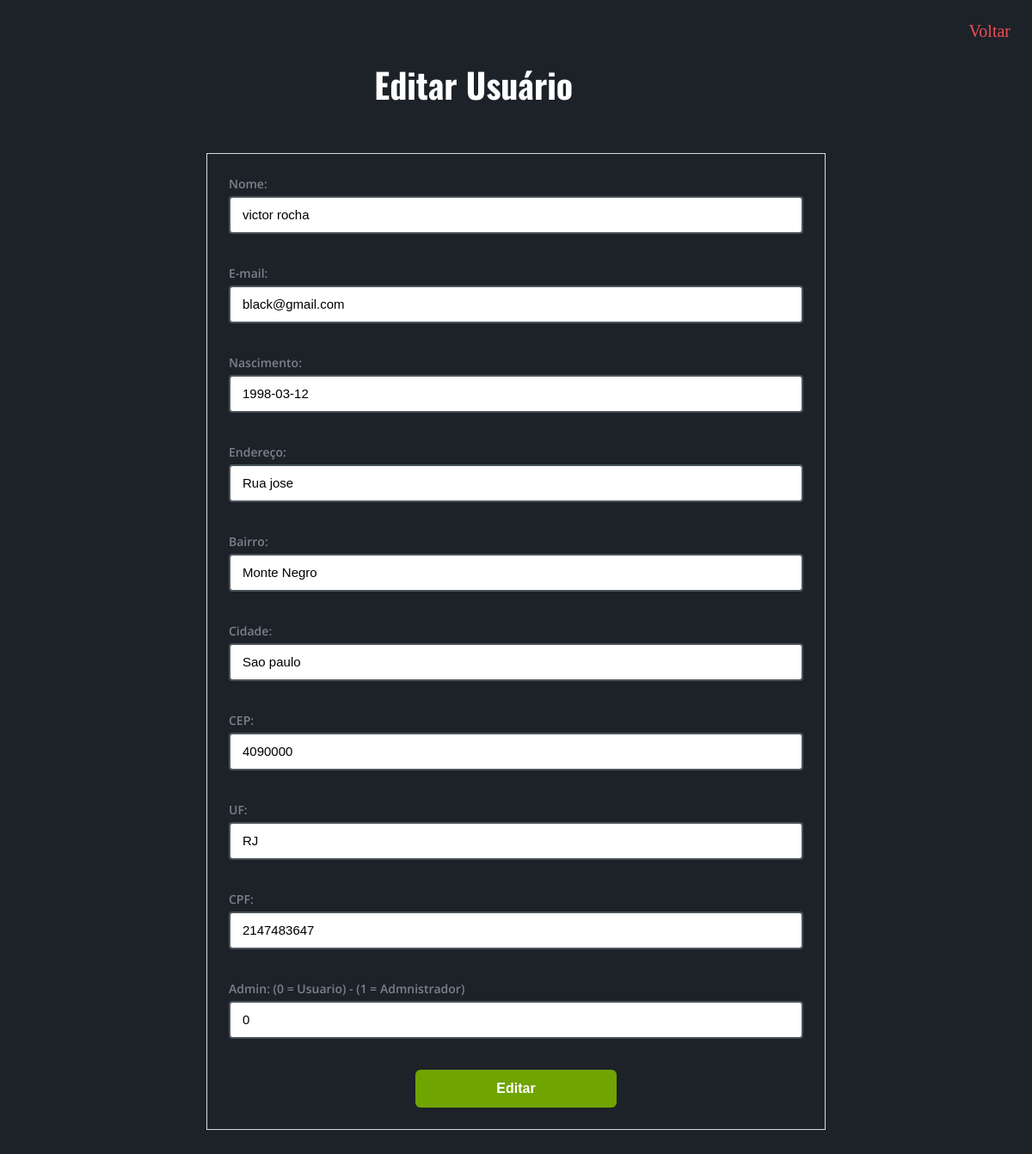
The page /admin/crud/edit_usuario.php?id=5 on the database its author committed.
### tables this page shows
CREATE TABLE `usuarios` (
  `id` int(11) NOT NULL,
  `email` varchar(30) NOT NULL,
  `senha` varchar(10) NOT NULL,
  `nome` varchar(30) DEFAULT NULL,
  `data_nasc` date DEFAULT NULL,
  `endereco` varchar(40) DEFAULT NULL,
  `bairro` varchar(40) DEFAULT NULL,
  `cidade` varchar(40) DEFAULT NULL,
  `cep` int(10) DEFAULT NULL,
  `uf` varchar(3) DEFAULT NULL,
  `cpf` int(13) DEFAULT NULL,
  `admin` tinyint(1) DEFAULT 0
);

### admin/crud/edit_usuario.php (the view, shortened to what this page needs)
<?php
include_once("../../php/conexao.php");
$id = filter_input(INPUT_GET, 'id', FILTER_SANITIZE_NUMBER_INT);
$result_usuario = "SELECT * FROM usuarios WHERE id = '$id'";
$resultado_usuario = mysqli_query($conn, $result_usuario);
$row_usuario = mysqli_fetch_assoc($resultado_usuario);
?>
<!DOCTYPE html>
<html lang="pt-br">
	<head>
		<link rel="stylesheet" href="../../css/editar.css">
	</head>
	<body>
		<a href="index.php" id="voltar">Voltar</a><br>
		<h1>Editar Usuário</h1>
		<div class="edit">
		<form method="POST" action="proc_edit_usuario.php">
			<label>Nome: </label>
			<input type="text" name="nome" placeholder="Digite o nome completo" value="<?php echo $row_usuario['nome']; ?>"><br><br>
			<label>E-mail: </label>
			<input type="email" name="email" placeholder="Digite o seu melhor e-mail" value="<?php echo $row_usuario['email']; ?>"><br><br>
			<label>Nascimento: </label>
			<input type="text" name="nascimento" placeholder="Digite data de nascimento" value="<?php echo $row_usuario['data_nasc']; ?>"><br><br>
			<label>Endereço: </label>
			<input type="text" name="endereco" placeholder="Digite o endereço" value="<?php echo $row_usuario['endereco']; ?>"><br><br>
			<label>Bairro: </label>
			<input type="text" name="bairro" placeholder="Digite o bairro" value="<?php echo $row_usuario['bairro']; ?>"><br><br>
			<label>Cidade: </label>
			<input type="text" name="cidade" placeholder="Digite a cidade" value="<?php echo $row_usuario['cidade']; ?>"><br><br>
			<label>CEP: </label>
			<input type="text" name="cep" placeholder="Digite o cep" value="<?php echo $row_usuario['cep']; ?>"><br><br>
			<label>UF: </label>
			<input type="text" name="uf" placeholder="Digite o UF" value="<?php echo $row_usuario['uf']; ?>"><br><br>
			<label>CPF: </label>
			<input type="text" name="cpf" placeholder="Digite o CPF" value="<?php echo $row_usuario['cpf']; ?>"><br><br>
			<label>Admin: (0 = Usuario) - (1 = Admnistrador)</label>
			<input type="text" name="admin" placeholder="Digite se é admin" value="<?php echo $row_usuario['admin']; ?>"><br><br>
			<input type="submit" value="Editar"  id="enviar">
		</form>
		</div>
	</body>
</html>

### css/editar.css (style rules this page uses)
* { margin: 0; padding: 0; box-sizing: border-box; }
body { background-color: #1d2228; }
h1 { font-family: 'Oswald', sans-serif; font-size: 40px; text-align: center; margin-top: 50px; color: white; margin-bottom: 50px; }
#voltar { float: right; font-size: 20px; color: #ed4e53; padding: 25px; text-decoration: none; }
form { width: 100%; }
label { cursor: pointer; display: -webkit-box; display: -ms-flexbox; display: flex; font-weight: 600; font-size: 14px; margin-bottom: 5px; color: #78838c!important; font-family: 'Open Sans', sans-serif; }
input { font-size: 15px; line-height: 1.33333; font-weight: 300; display: block; width: 100%; padding: 0 14px; color: #000; border: 2px solid hsla(207,8%,51%,.5); border-radius: 4px; background-color: #fff; background-clip: padding-box; -webkit-transition: border .2s ease-in; transition: border .2s ease-in; min-height: 44px; outline: none; }
.edit { border: #d9dde3 solid 1px; padding: 25px; margin: auto; margin-bottom: 50px; width: 60%; margin-top: 50px; }
#enviar { font-size: 16px; align-items: center; border: none; border-radius: 6px; cursor: pointer; display: flex; font-weight: 600; justify-content: center; min-height: 44px; outline: 0; padding-left: 12px; padding-right: 12px; position: relative; text-decoration: none; width: 35%; background-color: #70a401; color: white; margin: auto; }

### rows shown on the page
usuarios: nome "victor rocha", email "black@gmail.com", nascimento "1998-03-12", endereco "Rua jose", bairro "Monte Negro", cidade "Sao paulo", cep "4090000", uf "RJ", cpf "2147483647", admin "0"
